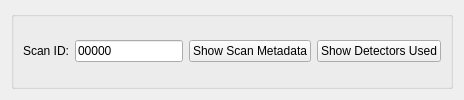
      <widget class="QWidget" name="tab_3">
       <attribute name="title">
        <string>Scan Info</string>
       </attribute>
       <layout class="QGridLayout" name="gridLayout_17">
        <item row="0" column="0">
         <widget class="QGroupBox" name="groupBox_4">
          <property name="title">
           <string/>
          </property>
          <layout class="QGridLayout" name="gridLayout_15">
           <item row="0" column="0">
            <layout class="QHBoxLayout" name="horizontalLayout_2">
             <item>
              <layout class="QGridLayout" name="gridLayout_10">
               <item row="0" column="0">
                <widget class="QLabel" name="label_14">
                 <property name="text">
                  <string>Scan ID:</string>
                 </property>
                </widget>
               </item>
               <item row="0" column="1">
                <widget class="QLineEdit" name="le_sid_meta">
                 <property name="text">
                  <string>00000</string>
                 </property>
                 <property name="placeholderText">
                  <string>00000</string>
                 </property>
                </widget>
               </item>
              </layout>
             </item>
             <item>
              <widget class="QPushButton" name="pb_scan_meta">
               <property name="text">
                <string>Show Scan Metadata</string>
               </property>
              </widget>
             </item>
             <item>
              <widget class="QPushButton" name="pb_scan_dets">
               <property name="text">
                <string>Show Detectors Used</string>
               </property>
              </widget>
             </item>
            </layout>
           </item>
          </layout>
         </widget>
        </item>
       </layout>
      </widget>
